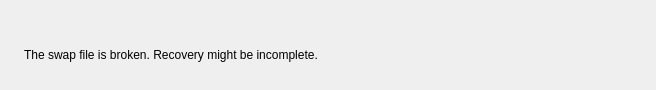
<?xml version="1.0" encoding="UTF-8"?>
<ui version="4.0">
 <class>BrokenSwapFileWidget</class>
 <widget class="QWidget" name="BrokenSwapFileWidget">
  <property name="geometry">
   <rect>
    <x>0</x>
    <y>0</y>
    <width>656</width>
    <height>90</height>
   </rect>
  </property>
  <property name="windowTitle">
   <string>Form</string>
  </property>
  <layout class="QHBoxLayout" name="horizontalLayout">
   <item>
    <widget class="QLabel" name="lblIcon">
     <property name="text">
      <string/>
     </property>
    </widget>
   </item>
   <item>
    <layout class="QVBoxLayout" name="verticalLayout">
     <item>
      <spacer name="horizontalSpacer">
       <property name="orientation">
        <enum>Qt::Horizontal</enum>
       </property>
       <property name="sizeHint" stdset="0">
        <size>
         <width>40</width>
         <height>20</height>
        </size>
       </property>
      </spacer>
     </item>
     <item>
      <widget class="QLabel" name="brokenSwapFileLbl">
       <property name="mouseTracking">
        <bool>false</bool>
       </property>
       <property name="text">
        <string>The swap file is broken. Recovery might be incomplete.</string>
       </property>
       <property name="wordWrap">
        <bool>true</bool>
       </property>
      </widget>
     </item>
    </layout>
   </item>
  </layout>
 </widget>
 <resources/>
 <connections/>
</ui>
